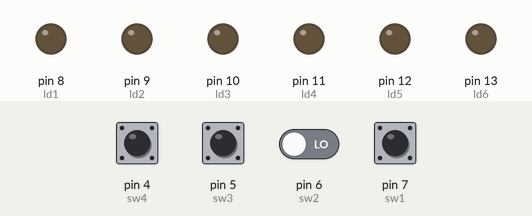
Recording of a sketch running on a simulated Arduino Uno, built with avr-gcc and run on an emulated ATmega328P. On the bench: output pins drawn as LEDs (lit = HIGH). Inputs (shaded band) come from the test bench; at power-on: pin 4 (sw4), pin 5 (sw3), pin 6 (sw2), pin 7 (sw1) LOW.

Above: at 1.2 s.
1.3 s: pin 4 (sw4) pulled HIGH for 0.15 s
At 2.15 s:
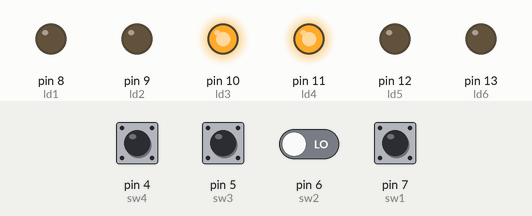
4.3 s: pin 5 (sw3) pulled HIGH for 0.15 s
At 5.1 s:
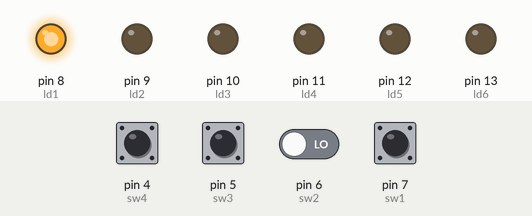
7.4 s: pin 5 (sw3) driven HIGH and pin 6 (sw2) driven HIGH
10.4 s: pin 5 (sw3) driven LOW
13.4 s: pin 7 (sw1) pulled HIGH for 1 s
At 14.6 s:
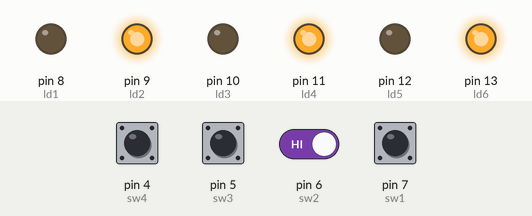
16.3 s: pin 6 (sw2) driven LOW
At 17.2 s:
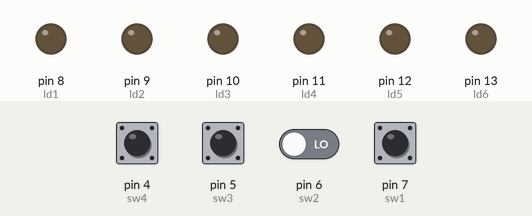
Timing chart, 0 to 19.3 s (numbered marks = the images above; inputs shaded):
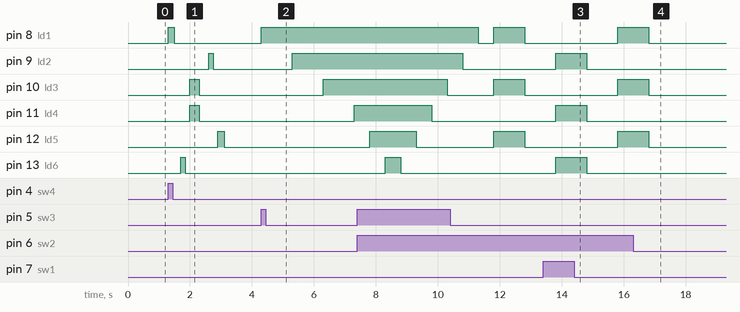

The sketch:

Deber1_Vasquez_Mercedes.ino
```cpp
/*
 * DEBER #1
 * Estimados estudiantes, realizar el siguiente codigo y solo adjuntar en enlace de su repositorio en GitHub.

Realizar un programa que accione mediante 4 switchs a un juego de luces diferente. Es decir.

sw3   sw2  sw1  sw0

0        0       0        1            Juego 1

0        0       1        0            Juego 2

0        1       0        0            Juego 3

1        0       0        0            Juego 4


Juego #1

Se usan 6 leds, de los cuales se encienden los pares por 10 ocasiones

Juego #2

Se usan 6 leds, de los cuales se encienden los impartes por 10 ocasiones

Juego #3

Se encienden secuencialmente cada uno ellos (flexible a su criterio)

Juego #4

Su propio diseño de juego.


 */
 const int ld1=8;
 const int ld2=9;
 const int ld3=10;
 const int ld4=11;
 const int ld5=12;
 const int ld6=13;
 const int sw1=7;
 const int sw2=6;
 const int sw3=5;
 const int sw4=4;
 int a=0;
 int b=0;
 int c=0;
 int d=0;
void setup() {
  // put your setup code here, to run once:
   pinMode(ld1,OUTPUT);//8
   pinMode(ld2,OUTPUT);//9
   pinMode(ld3,OUTPUT);//10
   pinMode(ld4,OUTPUT);//11
   pinMode(ld5,OUTPUT);//12
   pinMode(ld6,OUTPUT);//13

   // Para los switch
    pinMode(sw1,INPUT);//7
    pinMode(sw2,INPUT);//6
    pinMode(sw3,INPUT);//5
    pinMode(sw4,INPUT);//4

}

void loop() {
  // put your main code here, to run repeatedly:
  //Juego 1
  if (digitalRead(sw1)==HIGH){
    if(a<10){
      digitalWrite(ld2,HIGH);
      digitalWrite(ld4,HIGH);
      digitalWrite(ld6,HIGH);
      delay(1000);

      digitalWrite(ld2,LOW);
      digitalWrite(ld4,LOW);
      digitalWrite(ld6,LOW);
      delay(1000);
      a++;
    }

  }

//Segundo Juego
   if (digitalRead(sw2)==HIGH){
    if(b<10){
      digitalWrite(ld1,HIGH);
      digitalWrite(ld3,HIGH);
      digitalWrite(ld5,HIGH);
      delay(1000);

      digitalWrite(ld1,LOW);
      digitalWrite(ld3,LOW);
      digitalWrite(ld5,LOW);
      delay(1000);
      b++;
    }

  }
  //Tercer Juego
  if (digitalRead(sw3)==HIGH){
    if(c<30){
      digitalWrite(ld1,HIGH);
      delay(1000);
      digitalWrite(ld2,HIGH);
      delay(1000);
      digitalWrite(ld3,HIGH);
      delay(1000);
      digitalWrite(ld4,HIGH);
      delay(500);
      digitalWrite(ld5,HIGH);
      delay(500);
      digitalWrite(ld6,HIGH);
      delay(500);

      digitalWrite(ld6,LOW);
      delay(500);
       digitalWrite(ld5,LOW);
      delay(500);
      digitalWrite(ld4,LOW);
      delay(500);
       digitalWrite(ld3,LOW);
      delay(500);
      digitalWrite(ld2,LOW);
      delay(500);
       digitalWrite(ld1,LOW);
      delay(500);
      c++;
    }

  }

  // Cuarto Juego
 if (digitalRead(sw4)==HIGH){
    if(d<50){
      digitalWrite(ld1,HIGH);
      delay(200);
      digitalWrite(ld1,LOW);
      delay(200);

      digitalWrite(ld6,HIGH);
      delay(150);

      digitalWrite(ld6,LOW);
      delay(150);

      digitalWrite(ld3,HIGH);
      digitalWrite(ld4,HIGH);

      delay(300);

      digitalWrite(ld4,LOW);
      digitalWrite(ld3,LOW);
      delay(300);

      digitalWrite(ld2,HIGH);
      delay(150);
      digitalWrite(ld2,LOW);
      delay(150);

      digitalWrite(ld5,HIGH);
      delay(200);
      digitalWrite(ld5,LOW);
      delay(200);


      d++;
    }

  }


}
```

Measured:
- after the input at 1.3 s, pin 8 (ld1): LOW → HIGH at once, → LOW 0.20 s later; pin 9 (ld2): LOW → HIGH after 1.3 s, → LOW 0.15 s later; pin 10 (ld3), pin 11 (ld4): LOW → HIGH after 0.70 s, → LOW 0.30 s later; pin 12 (ld5): LOW → HIGH after 1.6 s, → LOW 0.20 s later; pin 13 (ld6): LOW → HIGH after 0.40 s, → LOW 0.15 s later
- after the input at 4.3 s, pin 8 (ld1): LOW → HIGH at once; pin 9 (ld2): LOW → HIGH after 1.0 s; pin 10 (ld3): LOW → HIGH after 2.0 s; pin 11 (ld4): LOW → HIGH after 3.0 s
- after the input at 13.4 s, pin 9 (ld2), pin 11 (ld4), pin 13 (ld6): LOW → HIGH after 0.40 s, → LOW 1.0 s later
- after the input at 16.3 s, pin 8 (ld1), pin 10 (ld3), pin 12 (ld5): goes on until 16.8 s, then stays LOW
